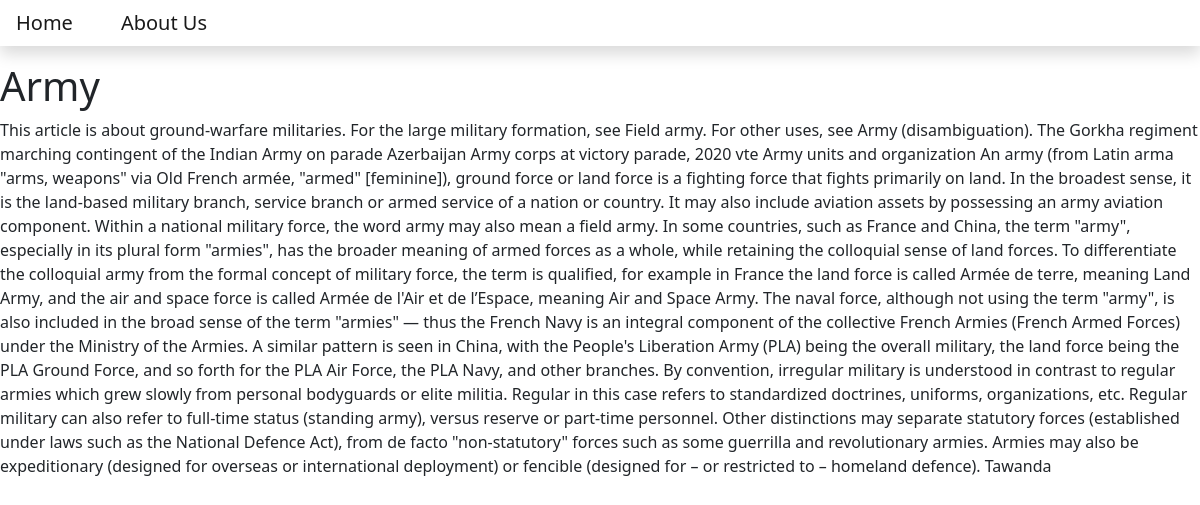
The page /Army on the database its author committed.
### blog/models.py (models this page shows, shortened)
class Post(models.Model):
    title=models.CharField(max_length=200)
    content=models.TextField()
    date_created=models.DateTimeField(auto_now_add=True)
    slug=models.SlugField(max_length=200, unique=True)
    author=models.ForeignKey(to=User, on_delete=models.CASCADE) ##if user is deleted the content will also be deleted
    status=models.IntegerField(choices=STATUS, default=0) ## Differenciates between draft content and completed content

### blog/views.py (the view)
# urls.py: path('<slug:slug>', views.BlogView.as_view(), name='blog_view'),
class BlogView(generic.DetailView):
    model= Post
    template_name='blog.html'

### templates/blog.html
{% extends 'base.html' %}
{% block content %}
        <h1>{{object.title}}</h1>
        <p1>{{object.content}}</p1>
        <p1> {{object.author}}</p1>
{% endblock content %}

### rows shown on the page
Post: title "Army", content "This article is about ground-warfare militaries. For the large military formation, see Field army. For other uses, see Army (disambiguation). The Gorkha regiment marching contingent of the Indian Army on parade Azerbaijan Army corps at victory parade, 2020 vte Army units and organization An army (from Latin arma \"arms, weapons\" via Old French armée, \"armed\" [feminine]), ground force or land force is a fighting force that fights primarily on land. In the broadest sense, it is the land-based military branch, service branch or armed service of a nation or country. It may also include aviation assets by possessing an army aviation component. Within a national military force, the word army may…", author "Tawanda"
